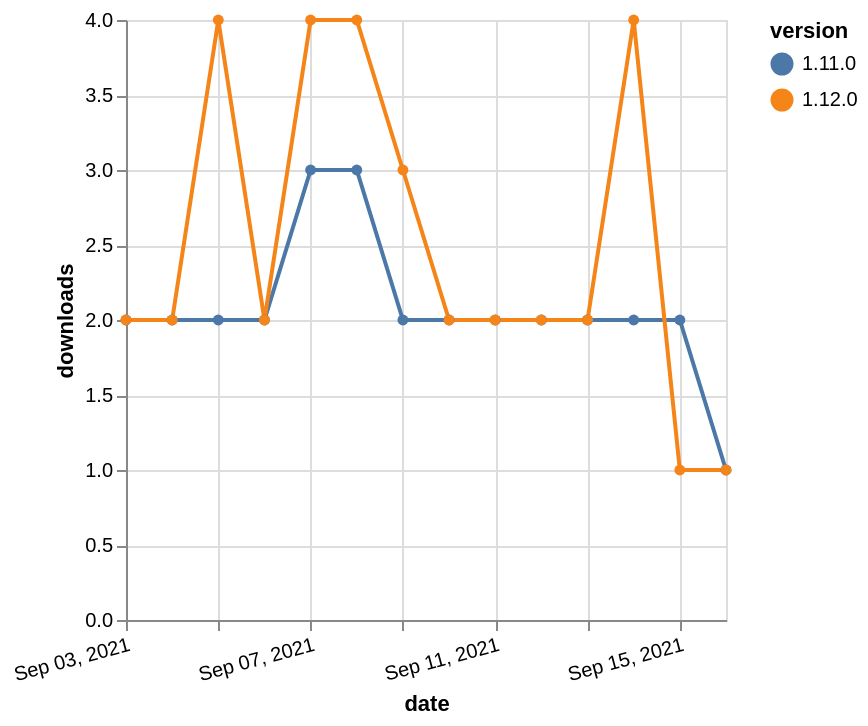

Vega-Lite specification stored for this chart:
### Vega-Lite specification from a JSON file in a GitHub repository (floating-point values rounded to 4 significant figures)
{"$schema": "https://vega.github.io/schema/vega-lite/v5.json", "description": "A simple bar chart with embedded data.", "data": {"values": [{"date": "2021-09-03", "total": 2677, "delta": 2, "version": "1.11.0"}, {"date": "2021-09-04", "total": 2679, "delta": 2, "version": "1.11.0"}, {"date": "2021-09-05", "total": 2681, "delta": 2, "version": "1.11.0"}, {"date": "2021-09-06", "total": 2683, "delta": 2, "version": "1.11.0"}, {"date": "2021-09-07", "total": 2686, "delta": 3, "version": "1.11.0"}, {"date": "2021-09-08", "total": 2689, "delta": 3, "version": "1.11.0"}, {"date": "2021-09-09", "total": 2691, "delta": 2, "version": "1.11.0"}, {"date": "2021-09-10", "total": 2693, "delta": 2, "version": "1.11.0"}, {"date": "2021-09-11", "total": 2695, "delta": 2, "version": "1.11.0"}, {"date": "2021-09-12", "total": 2697, "delta": 2, "version": "1.11.0"}, {"date": "2021-09-13", "total": 2699, "delta": 2, "version": "1.11.0"}, {"date": "2021-09-14", "total": 2701, "delta": 2, "version": "1.11.0"}, {"date": "2021-09-15", "total": 2703, "delta": 2, "version": "1.11.0"}, {"date": "2021-09-16", "total": 2704, "delta": 1, "version": "1.11.0"}, {"date": "2021-09-03", "total": 3268, "delta": 2, "version": "1.12.0"}, {"date": "2021-09-04", "total": 3270, "delta": 2, "version": "1.12.0"}, {"date": "2021-09-05", "total": 3274, "delta": 4, "version": "1.12.0"}, {"date": "2021-09-06", "total": 3276, "delta": 2, "version": "1.12.0"}, {"date": "2021-09-07", "total": 3280, "delta": 4, "version": "1.12.0"}, {"date": "2021-09-08", "total": 3284, "delta": 4, "version": "1.12.0"}, {"date": "2021-09-09", "total": 3287, "delta": 3, "version": "1.12.0"}, {"date": "2021-09-10", "total": 3289, "delta": 2, "version": "1.12.0"}, {"date": "2021-09-11", "total": 3291, "delta": 2, "version": "1.12.0"}, {"date": "2021-09-12", "total": 3293, "delta": 2, "version": "1.12.0"}, {"date": "2021-09-13", "total": 3295, "delta": 2, "version": "1.12.0"}, {"date": "2021-09-14", "total": 3299, "delta": 4, "version": "1.12.0"}, {"date": "2021-09-15", "total": 3300, "delta": 1, "version": "1.12.0"}, {"date": "2021-09-16", "total": 3301, "delta": 1, "version": "1.12.0"}]}, "width": "container", "mark": {"type": "line", "point": {"filled": true}}, "encoding": {"x": {"field": "date", "type": "temporal", "timeUnit": "yearmonthdate", "title": "date", "axis": {"labelAngle": -15}}, "y": {"field": "delta", "type": "quantitative", "title": "downloads"}, "color": {"field": "version", "type": "nominal"}, "tooltip": {"field": "delta"}}}
